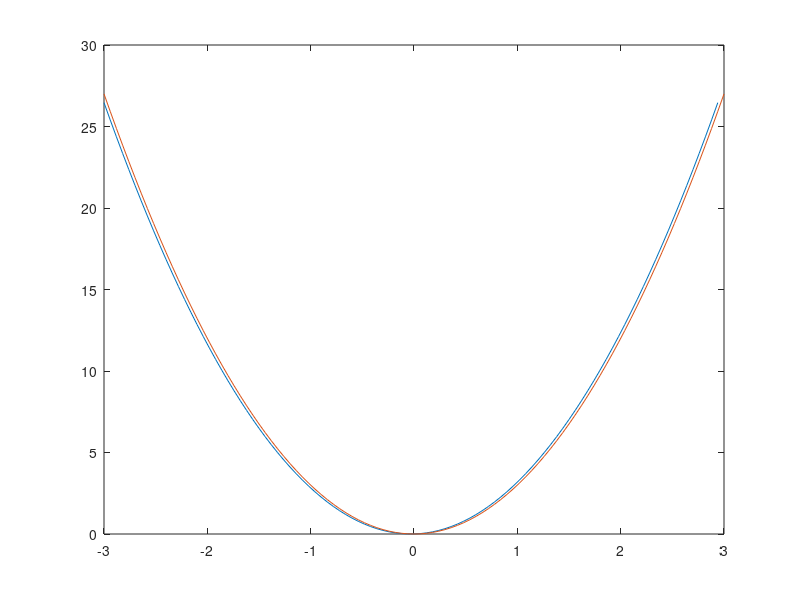

Source code (MATLAB):
n=101;
x=linspace(-3,3,n);
delta=(3+3)/(n-1);
y=x.^3;
d1=eye(n-1);
d2=ones(1,n-2);
d2=diag(d2,-1);
d=d1-d2;
left=[-1,zeros(1,n-2)];
d=[left',d];
dy=d*y'/delta;
plot(x(1:end-1),dy);
hold on;plot(x,3*x.^2);